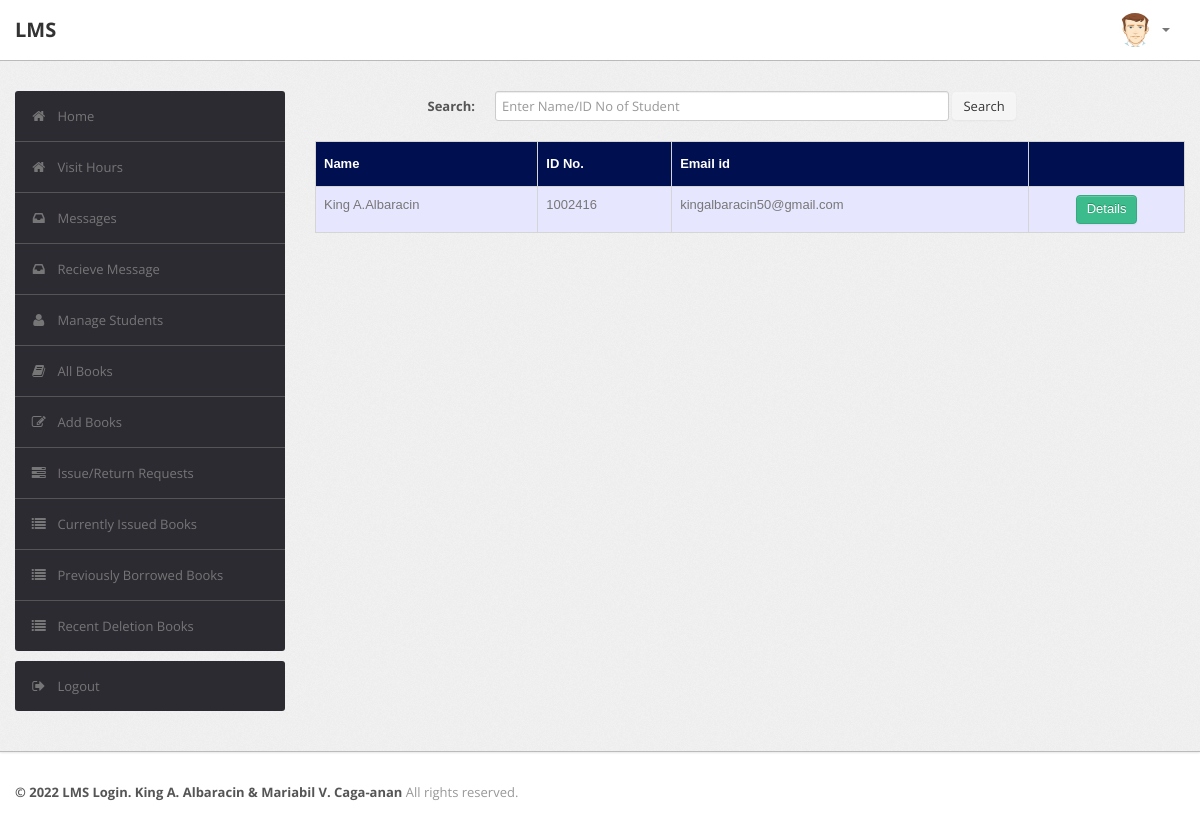
Before: /librarian/student.php with the older database file.
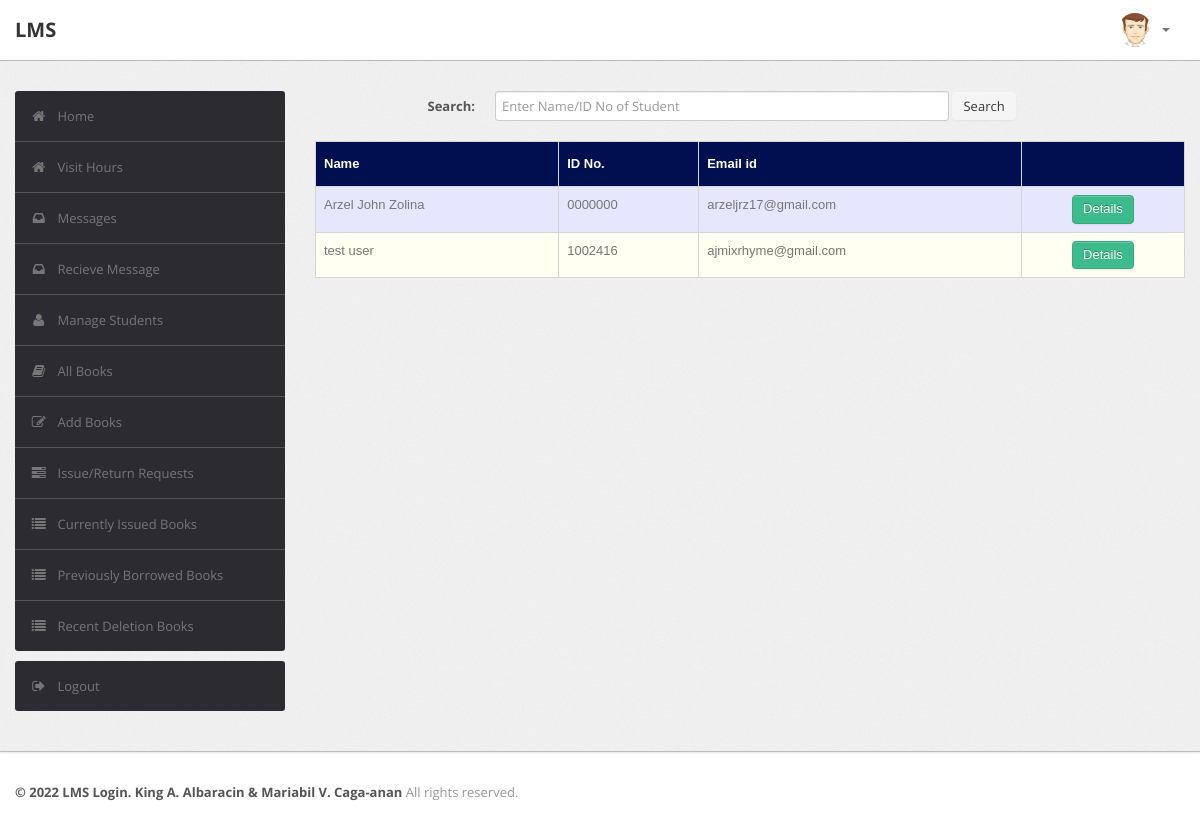
After: the same page with the newer database file.
### tables this page shows
CREATE TABLE `user` (
  `RollNo` varchar(50) NOT NULL,
  `Name` varchar(50) DEFAULT NULL,
  `Type` varchar(50) DEFAULT NULL,
  `Category` varchar(50) DEFAULT NULL,
  `Department` varchar(255) NOT NULL,
  `EmailId` varchar(50) DEFAULT NULL,
  `MobNo` bigint(11) DEFAULT NULL,
  `Password` varchar(50) DEFAULT NULL,
  `Status` varchar(50) DEFAULT NULL,
  `VerificationCode` varchar(255) NOT NULL
);

### librarian/student.php (the view, shortened to what the changed rows need)
<?php
require('dbconn.php');
?>
<?php
$rollno = $_SESSION['RollNo'];
                                $sql="select * from LMS.user where RollNo='$rollno'";
if ($_SESSION['RollNo'] !== 'staff') {
    ?>
<!DOCTYPE html>
<html lang="en">
    <head>
        <link type="text/css" href="bootstrap/css/bootstrap.min.css" rel="stylesheet">
        <link type="text/css" href="bootstrap/css/bootstrap-responsive.min.css" rel="stylesheet">
        <link type="text/css" href="css/theme.css" rel="stylesheet">
        <link type="text/css" href="images/icons/css/font-awesome.css" rel="stylesheet">
    </head>
    <body>
        <div class="wrapper">
            <div class="container">
                <div class="row">
                    <div class="span9">
                                    <br>
                                    <?php
                                    if(isset($_POST['submit']))
                                        {$s=$_POST['title'];
                                            $sql="select * from LMS.user where (RollNo='$s' or Name like '%$s%') and Type<>'ADMIN'";
                                        }
                                    else
                                        $sql="select * from LMS.user where Type<>'ADMIN' and Type<>'LIBRARIAN' ";
                                    $result=$conn->query($sql);
                                    $rowcount=mysqli_num_rows($result);
                                    if(!($rowcount))
                                        echo "<br><center><h2><b><i>No Results</i></b></h2></center>";
                                    else
                                    {
                                    ?>
                        <table class="table" id = "tables">
                                  <thead>
                                    <tr>
                                      <th>Name</th>
                                      <th>ID No.</th>
                                      <th>Email id</th>
                                      <th></th>
                                    </tr>
                                  </thead>
                                  <tbody>
                    <?php
                            while($row=$result->fetch_assoc())
                            {
                                $email=$row['EmailId'];
                                $name=$row['Name'];
                                $rollno=$row['RollNo'];
                            ?>
                                    <tr>
                                      <td><?php echo $name ?></td>
                                      <td><?php echo $rollno ?></td>
                                      <td><?php echo $email ?></td>
                                        <td>
                                        <center>
                                            <a href="studentdetails.php?id=<?php echo $rollno; ?>" class="btn btn-success">Details</a>
                                      </center>
                                        </td>
                                    </tr>
                            <?php }} ?>
                                  </tbody>
                                </table>
                            </div>
                </div>
            </div>
        </div>
    </body>
</html>
<?php }
else {
    echo "<script type='text/javascript'>alert('Access Denied!!!')</script>";
} ?>

Changed rows visible on the page:
added user: Name "Arzel John Zolina", RollNo "0000000", EmailId "arzeljrz17@gmail.com"
changed user id 1002416: Name "King A.Albaracin" → "test user"; EmailId "kingalbaracin50@gmail.com" → "ajmixrhyme@gmail.com"
